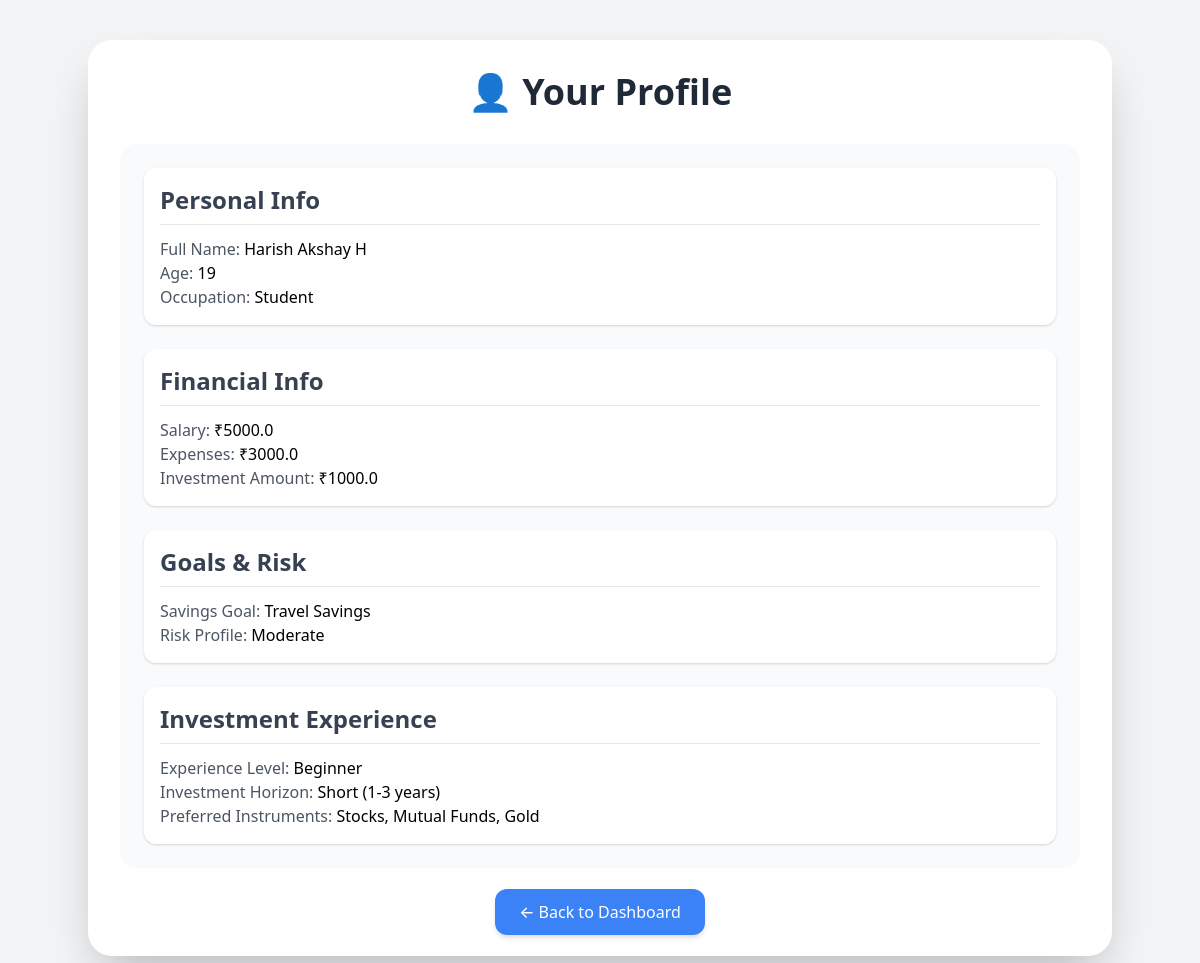
Page /view-profile (signed in) on the committed database.
### tables this page shows
CREATE TABLE user_profile (
                    id INTEGER PRIMARY KEY AUTOINCREMENT,
                    user_id INTEGER NOT NULL,
                    full_name TEXT,
                    age INTEGER,
                    occupation TEXT,
                    salary REAL,
                    expenses REAL,
                    investment_amt REAL,
                    savings_goal TEXT,
                    risk_profile TEXT,
                    investment_experience TEXT,
                    investment_horizon TEXT,
                    preferred_instruments TEXT,
                    FOREIGN KEY(user_id) REFERENCES users(id)
                );

### app/auth_routes.py (the view)
@auth_routes.route('/view-profile')
def view_profile():
    if 'user_id' not in session:
        flash("You need to login first!", "warning")
        return redirect(url_for('auth_routes.login'))
    conn = sqlite3.connect(DB_PATH)
    conn.row_factory = sqlite3.Row  # lets you access columns by name
    c = conn.cursor()
    c.execute("SELECT * FROM user_profile WHERE user_id = ?", (session['user_id'],))
    profile = c.fetchone()
    conn.close()
    return render_template('view_profile.html', profile=profile)

### app/templates/view_profile.html (shortened to what this page needs)
<!DOCTYPE html>
<html lang="en">
<head>
    <link href="https://cdn.jsdelivr.net/npm/tailwindcss@2.2.19/dist/tailwind.min.css" rel="stylesheet">
</head>
<body class="bg-gray-100 min-h-screen flex items-center justify-center py-10">
    <div class="bg-white rounded-3xl shadow-2xl w-full max-w-5xl p-8">
        <h2 class="text-4xl font-bold text-gray-800 mb-8 text-center">👤 Your Profile</h2>
        {% if profile %}
        <div class="bg-gray-50 rounded-2xl p-6 space-y-6">
            <div class="bg-white rounded-xl p-4 shadow">
                <h3 class="text-2xl font-semibold mb-3 text-gray-700 border-b border-gray-200 pb-2">Personal Info</h3>
                <p><span class="font-medium text-gray-600">Full Name:</span> {{ profile['full_name'] }}</p>
                <p><span class="font-medium text-gray-600">Age:</span> {{ profile['age'] }}</p>
                <p><span class="font-medium text-gray-600">Occupation:</span> {{ profile['occupation'] }}</p>
            </div>
            <div class="bg-white rounded-xl p-4 shadow">
                <h3 class="text-2xl font-semibold mb-3 text-gray-700 border-b border-gray-200 pb-2">Financial Info</h3>
                <p><span class="font-medium text-gray-600">Salary:</span> ₹{{ profile['salary'] }}</p>
                <p><span class="font-medium text-gray-600">Expenses:</span> ₹{{ profile['expenses'] }}</p>
                <p><span class="font-medium text-gray-600">Investment Amount:</span> ₹{{ profile['investment_amt'] }}</p>
            </div>
            <div class="bg-white rounded-xl p-4 shadow">
                <h3 class="text-2xl font-semibold mb-3 text-gray-700 border-b border-gray-200 pb-2">Goals & Risk</h3>
                <p><span class="font-medium text-gray-600">Savings Goal:</span> {{ profile['savings_goal'] }}</p>
                <p><span class="font-medium text-gray-600">Risk Profile:</span> {{ profile['risk_profile'] }}</p>
            </div>
            <div class="bg-white rounded-xl p-4 shadow">
                <h3 class="text-2xl font-semibold mb-3 text-gray-700 border-b border-gray-200 pb-2">Investment Experience</h3>
                <p><span class="font-medium text-gray-600">Experience Level:</span> {{ profile['investment_experience'] }}</p>
                <p><span class="font-medium text-gray-600">Investment Horizon:</span> {{ profile['investment_horizon'] }}</p>
                <p><span class="font-medium text-gray-600">Preferred Instruments:</span> {{ profile['preferred_instruments'] }}</p>
            </div>
        </div>
        {% else %}
        <p class="text-center text-gray-500 mt-4 text-lg">No profile data found. Please complete your profile.</p>
        {% endif %}
        <div class="mt-8 text-center">
            <a href="{{ url_for('finance_routes.home') }}" class="bg-blue-500 text-white px-6 py-3 rounded-xl hover:bg-blue-600 font-medium shadow-md transition">
                ← Back to Dashboard
            </a>
        </div>
    </div>
</body>
</html>

### rows in the picture
user_profile: full_name "Harish Akshay H", age "19", occupation "Student", salary "5000.0", expenses "3000.0", investment_amt "1000.0", savings_goal "Travel Savings", risk_profile "Moderate", investment_experience "Beginner", investment_horizon "Short (1-3 years)", preferred_instruments "Stocks, Mutual Funds, Gold"
